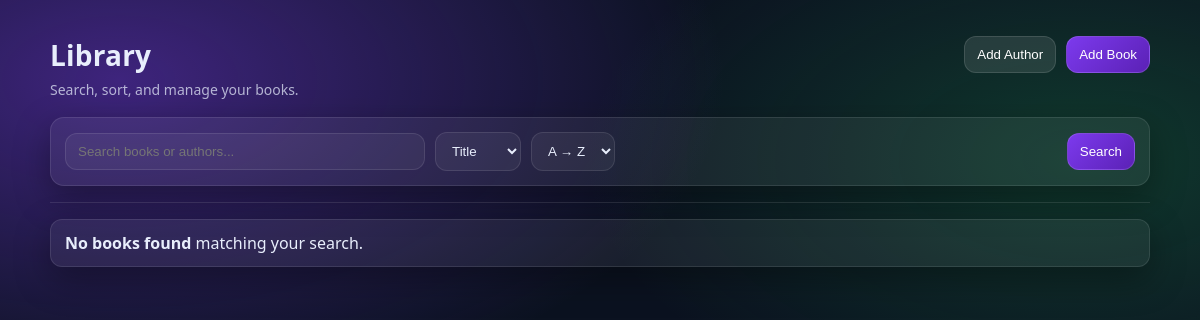
Before: / with the older database file.
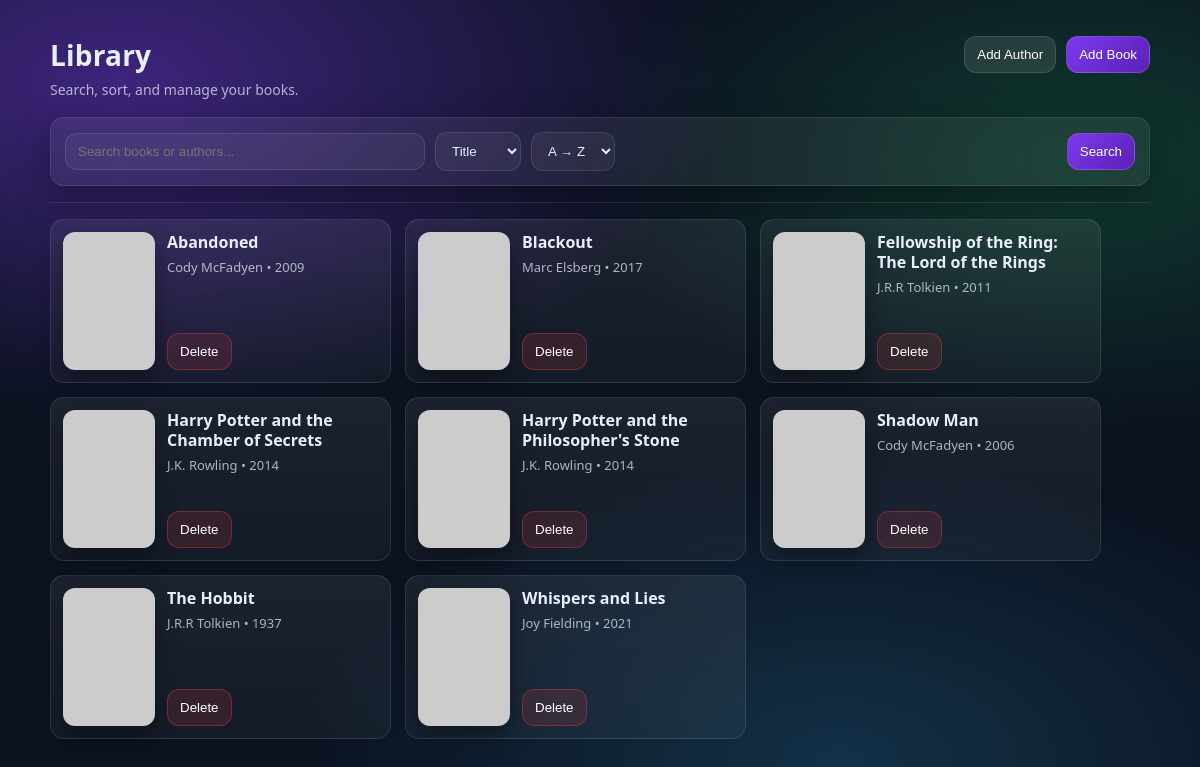
After: the same page with the newer database file.
### data_models.py (models this page shows, shortened)
class Book(db.Model):
    id = db.Column(db.Integer, primary_key=True, autoincrement=True)
    isbn = db.Column(db.String(255), nullable=False)
    title = db.Column(db.String(255), nullable=False)
    publication_year = db.Column(db.Integer, nullable=False)
    author_id = db.Column(db.Integer, db.ForeignKey("author.id"), nullable=False)
    author = db.relationship("Author", back_populates="books")

class Author(db.Model):
    id = db.Column(db.Integer, primary_key=True, autoincrement=True)
    name = db.Column(db.String(255), nullable=False)
    birth_date = db.Column(db.Date, nullable=False)
    date_of_death = db.Column(db.Date, nullable=True)
    books = db.relationship("Book", back_populates="author")

### app.py (the view, shortened to what this page needs)
@app.route("/")
def home():
    sort_option = request.args.get("sort", "title")
    order_option = request.args.get("order", "asc")
    search_query = request.args.get("q", "").strip()
    message = request.args.get("msg")
    query = Book.query.options(joinedload(Book.author))
    query = query.join(Author)
    sort_column = Author.name if sort_option == "author" else Book.title
    query = query.order_by(sort_column.desc() if order_option == "desc" else sort_column.asc())
    books = query.all()
    return render_template(
        "home.html",
        books=books,
        current_sort=sort_option,
        current_order=order_option,
        search_query=search_query,
        message=message,
    )

### templates/home.html (shortened to what this page needs)
<!DOCTYPE html>
<html lang="en">
  <head>
    <link rel="stylesheet" href="{{ url_for('static', filename='style.css') }}">
  </head>
  <body>
    <div class="container">
      <div class="topbar">
        <div class="brand">
          <h1>Library</h1>
          <p>Search, sort, and manage your books.</p>
        </div>
        <div class="controls">
            <a href="{{ url_for('add_author') }}">
                <button type="button">Add Author</button>
            </a>
            <a href="{{ url_for('add_book') }}">
                 <button class="btn-primary" type="button">Add Book</button>
            </a>
        </div>
      </div>
      <div class="panel">
        <form class="toolbar" method="get">
          <div class="controls">
            <input
              class="input"
              type="text"
              name="q"
              placeholder="Search books or authors..."
              value="{{ search_query }}"
            />
            <select name="sort" onchange="this.form.submit()">
              <option value="title" {% if current_sort == 'title' %}selected{% endif %}>
                Title
              </option>
            </select>
            <select name="order" onchange="this.form.submit()">
              <option value="asc" {% if current_order == 'asc' %}selected{% endif %}>
                A → Z
              </option>
            </select>
          </div>
          <div class="controls">
            <button class="btn-primary" type="submit">Search</button>
          </div>
        </form>
      </div>
      <hr class="sep">
      {% if books %}
        <div class="grid">
          {% for book in books %}
            <div class="card">
              <img
                class="cover"
                src="https://covers.openlibrary.org/b/isbn/{{ book.isbn }}-M.jpg"
                alt="Cover for {{ book.title }}"
                onerror="this.src='https://via.placeholder.com/120x180?text=No+Cover'"
              />
              <div class="meta">
                <h3 class="title">{{ book.title }}</h3>
                <p class="subtitle">{{ book.author.name }} • {{ book.publication_year }}</p>
                <div class="actions">
                  <form method="post" action="{{ url_for('delete_book', book_id=book.id) }}">
                    <button class="btn-danger" type="submit">Delete</button>
                  </form>
                </div>
              </div>
            </div>
          {% endfor %}
        </div>
      {% else %}
        <div class="panel alert">
          <strong>No books found</strong> matching your search.
        </div>
      {% endif %}
    </div>
  </body>
</html>

### static/style.css (style rules this page uses)
:root { --bg: #0b1220; --panel: rgba(255,255,255,.06); --panel2: rgba(255,255,255,.09); --text: #e8eefc; --muted: rgba(232,238,252,.72); --border: rgba(255,255,255,.10); --primary: #7c3aed; --primary2:#22c55e; --danger: #ef4444; --shadow: 0 12px 35px rgba(0,0,0,.35); --radius: 14px; }
* { box-sizing:border-box; }
html,body { height:100%; }
body { margin:0; font-family: ui-sans-serif, system-ui, -apple-system, Segoe UI, Roboto, Helvetica, Arial, "Apple Color Emoji","Segoe UI Emoji"; color: var(--text); background: radial-gradient(1100px 600px at 10% 10%, rgba(124,58,237,.45), transparent 55%), radial-gradient(900px 500px at 90% 20%, rgba(34,197,94,.22), transparent 55%), radial-gradient(900px 500px at 70% 95%, rgba(56,189,248,.18), transparent 60%), var(--bg); }
a { color: inherit; }
.container { width: min(1100px, 92vw); margin: 36px auto; }
.topbar { display:flex; align-items:flex-start; justify-content:space-between; gap: 18px; margin-bottom: 18px; }
.brand h1 { margin:0; font-size: 28px; letter-spacing: .2px; }
.brand p { margin:6px 0 0 0; color: var(--muted); font-size: 14px; }
.panel { background: var(--panel); border: 1px solid var(--border); border-radius: var(--radius); box-shadow: var(--shadow); }
.toolbar { padding: 14px; display:flex; flex-wrap:wrap; gap: 10px; align-items:center; justify-content:space-between; }
.controls { display:flex; flex-wrap:wrap; gap: 10px; align-items:center; }
.input, select { background: rgba(255,255,255,.05); color: var(--text); border: 1px solid var(--border); border-radius: 12px; padding: 10px 12px; outline: none; }
.input { width: min(360px, 70vw); }
select { padding: 10px 12px; }
button { border: 0; cursor: pointer; border-radius: 12px; padding: 10px 12px; color: white; background: rgba(255,255,255,.10); border: 1px solid rgba(255,255,255,.12); }
.btn-primary { background: linear-gradient(135deg, var(--primary), #5b21b6); border: 1px solid rgba(255,255,255,.14); }
.btn-danger { background: rgba(239,68,68,.14); border: 1px solid rgba(239,68,68,.35); }
.grid { margin-top: 16px; display:flex; flex-wrap:wrap; gap: 14px; }
.card { width: clamp(260px, 31%, 360px); display:flex; gap: 12px; padding: 12px; border-radius: var(--radius); border: 1px solid var(--border); background: linear-gradient(180deg, rgba(255,255,255,.07), rgba(255,255,255,.04)); }
.cover { width: 92px; height: 138px; border-radius: 12px; object-fit: cover; box-shadow: 0 10px 22px rgba(0,0,0,.35); flex: 0 0 auto; }
.meta { display:flex; flex-direction:column; gap: 6px; min-width: 0; }
.title { margin:0; font-size: 16px; line-height: 1.25; }
.subtitle { margin:0; color: var(--muted); font-size: 13px; }
.actions { margin-top:auto; display:flex; gap: 10px; align-items:center; flex-wrap:wrap; }
hr.sep { border:0; height:1px; background: rgba(255,255,255,.10); margin: 16px 0; }

Changed rows visible on the page:
added Book: title "Abandoned", author.name "Cody McFadyen", publication_year "2009"
added Book: title "Blackout", author.name "Marc Elsberg", publication_year "2017"
added Book: title "Fellowship of the Ring: The Lord of the Rings", author.name "J.R.R Tolkien", publication_year "2011"
added Book: title "Harry Potter and the Chamber of Secrets", author.name "J.K. Rowling", publication_year "2014"
added Book: title "Harry Potter and the Philosopher's Stone", author.name "J.K. Rowling", publication_year "2014"
added Book: title "Shadow Man", author.name "Cody McFadyen", publication_year "2006"
added Book: title "The Hobbit", author.name "J.R.R Tolkien", publication_year "1937"
added Book: title "Whispers and Lies", author.name "Joy Fielding", publication_year "2021"
Other visible differences:
text no longer shown: "No books found matching your search."
